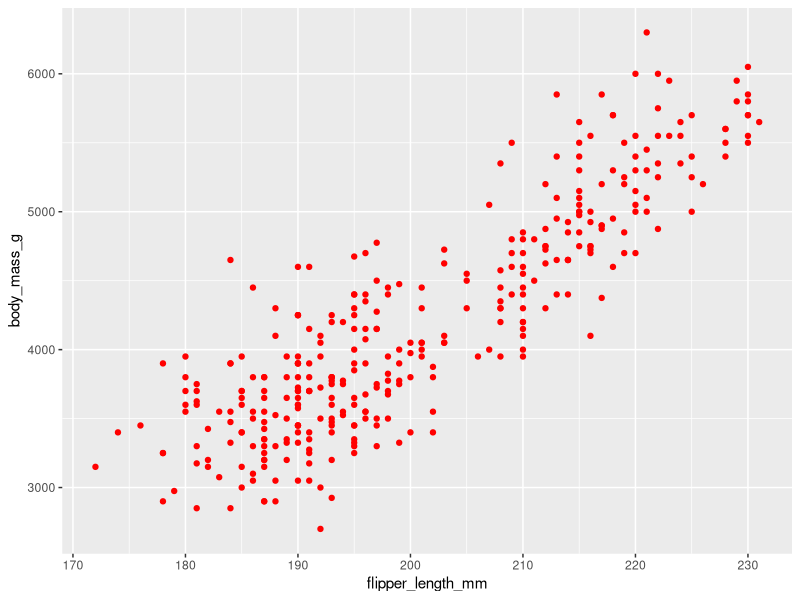
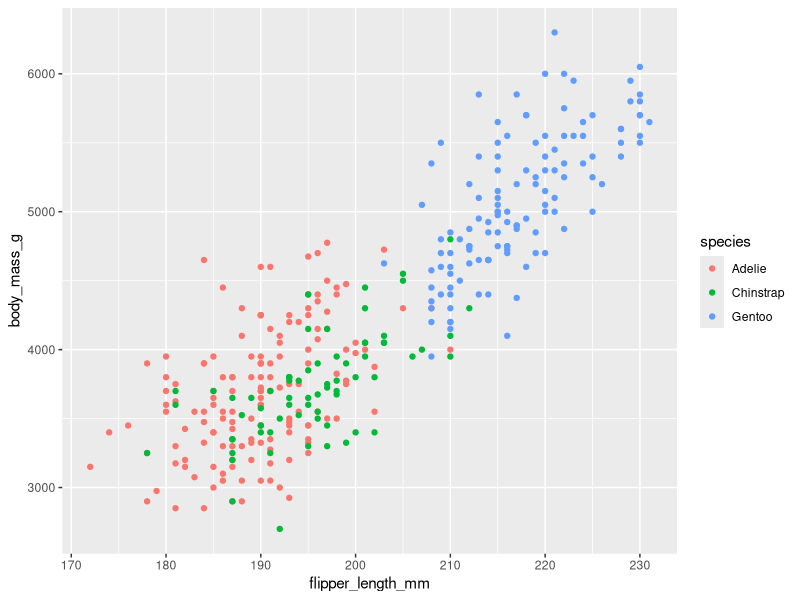
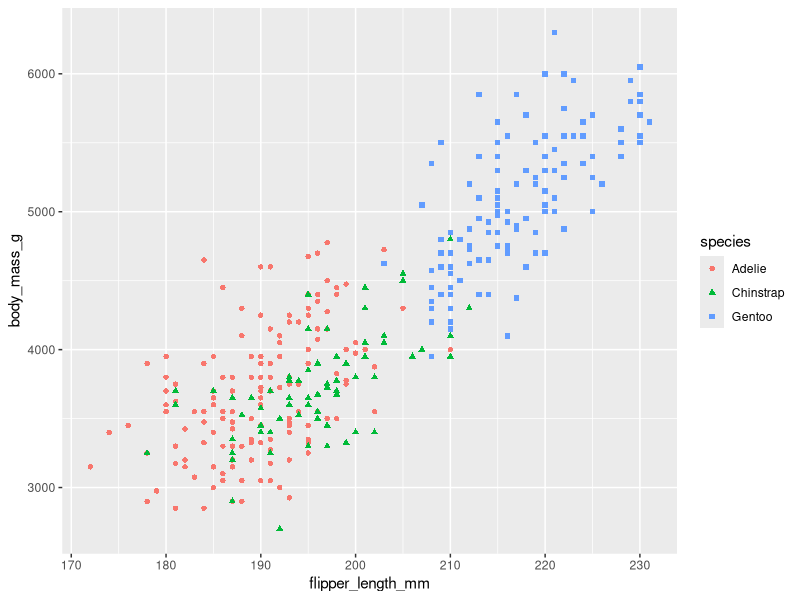
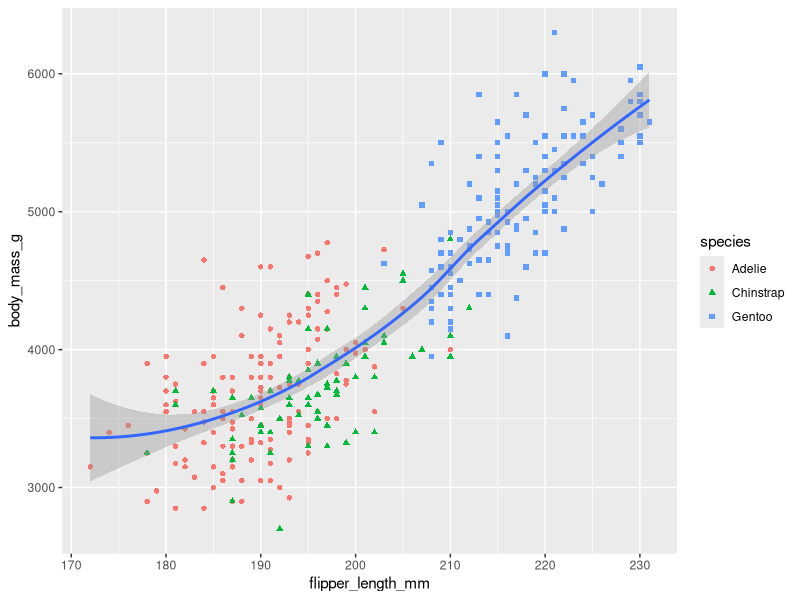
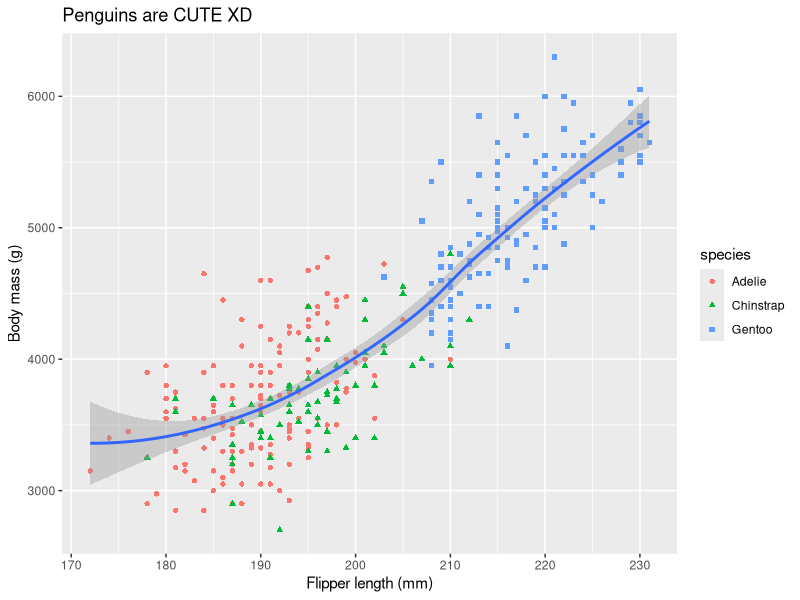
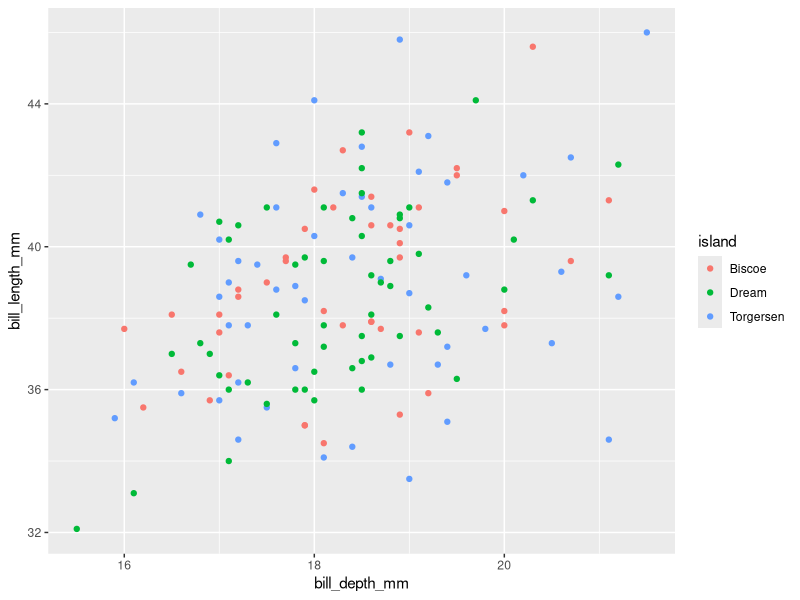
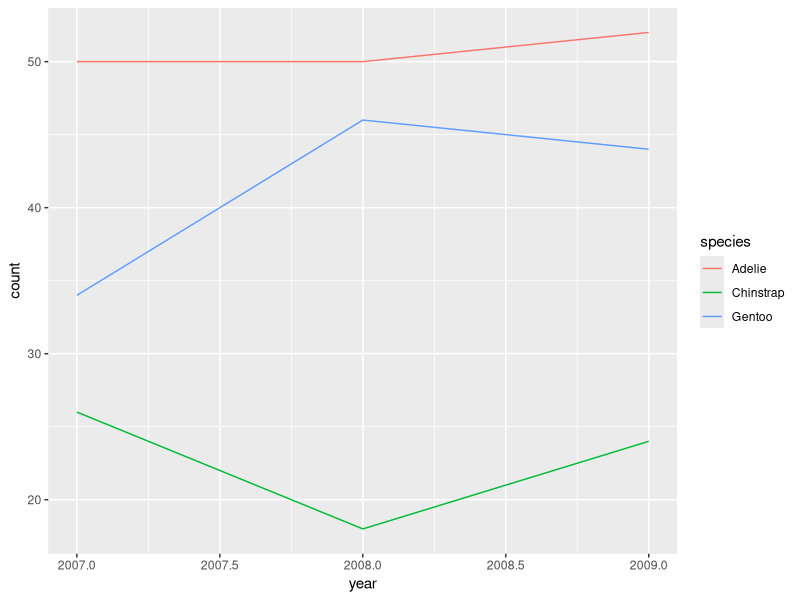
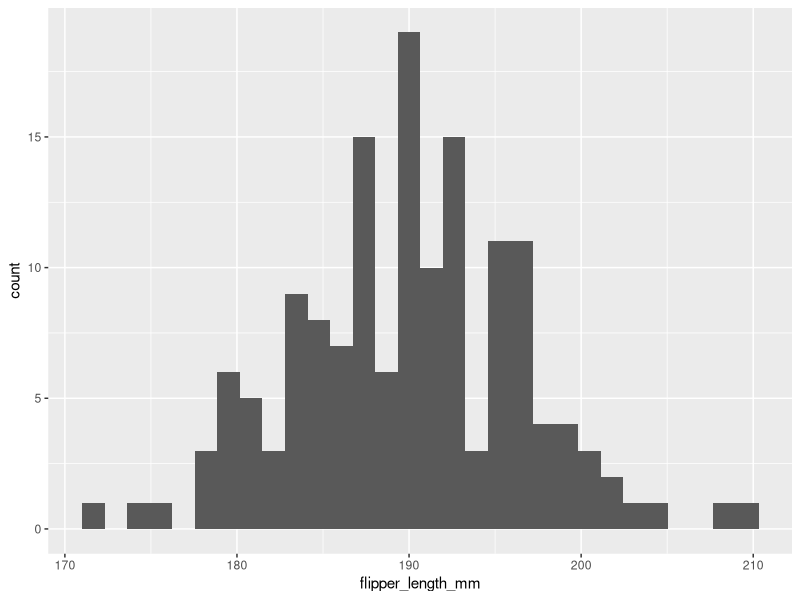

R code for these plots, in order: (Note: this script raises an error after producing the figures.)
# 2022-02-17
# HACKATHON

# education data? 

# ggplot introduction 
# penguins and dyplyr 

install.packages("tidyverse")
library(tidyverse)
install.packages("palmerpenguins")
library(palmerpenguins)


head(penguins)
glimpse(penguins)
summary(penguins)
tail(penguins)

# name spaces when packages use the same name
# use find("filter")

find("filter")

my_data = penguins %>%
  dplyr::select(sex, species) 

# are you accessing the fxn you thinkn your accesing??
# be explicit with :: symbol to say what package you want the name space from
# also use the find() to see what you are using

# scatterplot
# adding a layer with a + that means stringing together 
# before in script we have only been using the whole chunk but
# plus sign is needed ini rmd to plot all on one
# geom geometry -  i want to add points on my plot 
# aes asthetics - assign the x and assign the y

ggplot() +
  geom_point(data=penguins, aes(x=flipper_length_mm, y=body_mass_g),
             color = "red")
ggplot() +
  geom_point(data=penguins, aes(x=flipper_length_mm, y=body_mass_g, color = species))

ggplot() +
  geom_point(data=penguins, aes(x=flipper_length_mm, 
                                y=body_mass_g, 
                                color = species, 
                                shape=species))
# changing color with in aes() assigns to types of data, outside is all 
ggplot(data=penguins, aes(x=flipper_length_mm, y=body_mass_g)) + #since this is all im working with today otherwise put it in the geom part 
  geom_point(data=penguins, aes(x=flipper_length_mm, 
                                y=body_mass_g, 
                                color = species, 
                                shape=species)) +
  geom_smooth(aes(x=flipper_length_mm, y=body_mass_g))



ggplot(data=penguins, aes(x=flipper_length_mm, y=body_mass_g)) + #since this is all im working with today otherwise put it in the geom part 
  geom_point(aes(color = species, 
                 shape=species)) +
  geom_smooth()+
  xlab("Flipper length (mm)") +
  ylab("Body mass (g)")+
  ggtitle("Penguins are CUTE XD")

# erin is not really into smoothers 

#looking for the NAs that the warning said is removed
summary(penguins)

#if I wanted to search for those NAs and see whats going on
penguins %>%
  filter(is.na(flipper_length_mm)) %>%
  
  
  summarize(num_nas = n())

penguins %>%
  filter(is.na(flipper_length_mm)) %>%
  
  
  summarize(num_nas = n())


head(penguins)

adelie <-penguins %>%
  filter(species == 'Adelie')
head(adelie)


summary(adelie)
ggplot() +
  geom_point(data=adelie, aes(x=bill_depth_mm, y=bill_length_mm, color = island))




# line plots !!!! 
penguin_ts = penguins %>%
  group_by(species, year) %>%
  summarize(count = n())

ggplot(data=penguin_ts)+
  geom_line(aes(x=year, y=count, color=species))


# histogram
ggplot()+
  geom_histogram(data=penguins %>% filter(species == 'Adelie'), aes(x=flipper_length_mm))


ggplot()+
  geom_histogram(data=penguins, aes(x=flipper_length_mm, color = species))
#dumb its the outline

ggplot()+
  geom_histogram(data=penguins, aes(x=flipper_length_mm, fill = species))
# right now they are stacked on top of eachother 


ggplot()+
  geom_histogram(data=penguins, aes(x=flipper_length_mm, fill = species),
                 position = "identity")
# can kind of see the normal dist,
# idnetity - mapping three seperate histograms that now overlap
# they each have their own identity 
# before they were stacked as one and did not have their own identity


ggplot()+
  geom_histogram(data=penguins, aes(x=flipper_length_mm, fill = species),
                 position = "identity", alpha=.7)
# alpha shows the detail of the plots overlapping eachother 

ggplot()+
  geom_histogram(data=penguins, aes(x=flipper_length_mm, fill = species),
                 position = "identity", alpha=.7)+
  scale_fill_manual(values = c("darkorange", "darkorchid", "cyan4"))

                    




# box plots !!!!

ggplot(data=penguins)+
  geom_boxplot(aes(y=flipper_length_mm)) # not alot of info here 
# want to split up by species 

ggplot(data=penguins)+
  geom_boxplot(aes(x=species, y=flipper_length_mm))
# erin wants to see the data the points on top of the box plot

ggplot(data=penguins)+
  geom_boxplot(aes(x=species, y=flipper_length_mm))+
  geom_jitter(aes(x=species, y=flipper_length_mm, color = species))
  
  
  
# jitter adds some random placeent across an axis
  # points would put it all in a line 


# want narrower, change width this looks nice 
ggplot(data=penguins)+
  geom_boxplot(aes(x=species, y=flipper_length_mm))+
  geom_jitter(aes(x=species, y=flipper_length_mm, color = species), width = 0.2)



ggplot(data=penguins)+
  geom_boxplot(aes(x=species, y=flipper_length_mm))+
  geom_jitter(aes(x=species, y=flipper_length_mm, color = species), width = 0.2)+
  ggsave(filename="figures/flipperLengthBoxPlot.png")

# OR so not apart of a plot

ggplot(data=penguins)+
  geom_boxplot(aes(x=species, y=flipper_length_mm))+
  geom_jitter(aes(x=species, y=flipper_length_mm, color = species), width = 0.2)
ggsave(filename="figures/flipperLengthBoxPlot.png", 
       dpi=300, device="png", width=6, height =4.5, units="in")
# by default it is grabbing what was last plotted 


flipper_box=ggplot(data=penguins)+
  geom_boxplot(aes(x=species, y=flipper_length_mm))+
  geom_jitter(aes(x=species, y=flipper_length_mm, color = species), width = 0.2)
ggsave(plot=flipper_box, filename="figures/flipperLengthBoxPlot.png", 
       dpi=300, device="png", width=6, height =4.5, units="in")
#so you can name the plot!!!  



# erin normally use a png because its lossless 
# powerpoint - pdfs can look like junk/ if you dont move the pdf with it 
# resolution dpi can be saved 




# bar plots 
ggplot()+
  geom_bar(aes(x=sex, fill = species), data=penguins) + 
  facet_wrap(~species) # a slick tool, a unique plot for each variable
                        # hand it a function of with the tilda ~


ggplot()+
  geom_bar(aes(x=sex, fill = species), data=penguins) + 
  facet_wrap(~species, nrow = 3) # a slick tool, a unique plot for each variable
# hand it a function of with the tilda ~


ggplot()+
  geom_bar(aes(x=island, fill = species), data=penguins) + 
  facet_wrap(~species) # a slick tool, a unique plot for each variable
# hand it a function of with the tilda ~


ggplot()+
  geom_bar(aes(x=island, fill = species), data=penguins) + 
  facet_wrap(~species, ncol=1)+
  coord_flip()
# depending on what story you want to tell may be how you want to
# represent 
# coord_flip- if sepecies names are long at the bottom etc



ggplot()+
  geom_bar(aes(x=island, fill = species), data=penguins) + 
  facet_wrap(~species, ncol=1)+
  coord_flip() +
  theme_classic()
#themes can be changed!!! 

#stack overflow is helpful for cusdtomizign your graphics 
# but not for analyzing your data!! 
#at bottom of tutorial. 

#Erin Coding books??
# gganimate is sexyyyyyyy